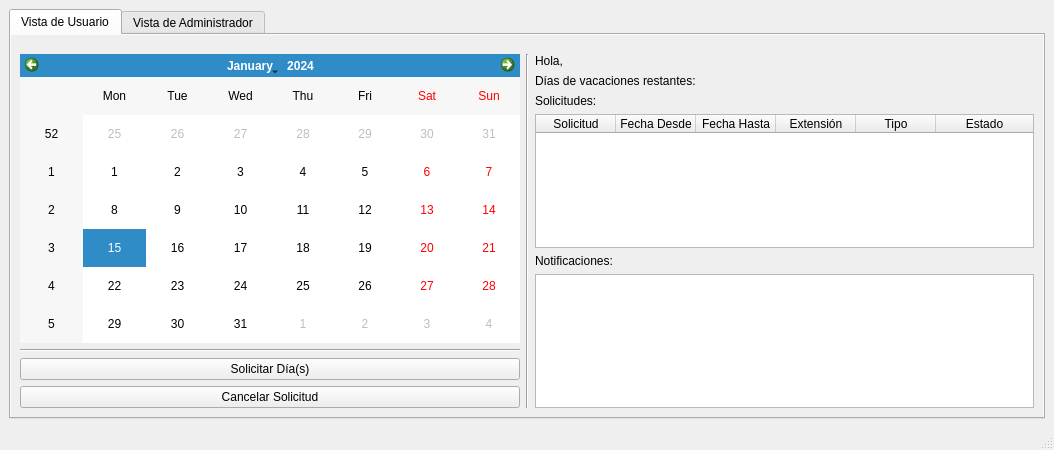
<?xml version="1.0" encoding="UTF-8"?>
<ui version="4.0">
 <class>EmployeeWindow</class>
 <widget class="QMainWindow" name="EmployeeWindow">
  <property name="windowModality">
   <enum>Qt::NonModal</enum>
  </property>
  <property name="geometry">
   <rect>
    <x>0</x>
    <y>0</y>
    <width>1054</width>
    <height>450</height>
   </rect>
  </property>
  <property name="windowTitle">
   <string>Administrador de Licencias 1.0</string>
  </property>
  <property name="windowIcon">
   <iconset resource="../images/Resource_ha.qrc">
    <normaloff>:/F1/fromHelyx/eye16.png</normaloff>:/F1/fromHelyx/eye16.png</iconset>
  </property>
  <widget class="QWidget" name="MainWindowWidget">
   <layout class="QGridLayout" name="gridLayout_2">
    <item row="0" column="0" rowspan="2">
     <widget class="QTabWidget" name="tabWidget">
      <property name="enabled">
       <bool>true</bool>
      </property>
      <property name="autoFillBackground">
       <bool>true</bool>
      </property>
      <property name="tabPosition">
       <enum>QTabWidget::North</enum>
      </property>
      <property name="tabShape">
       <enum>QTabWidget::Rounded</enum>
      </property>
      <property name="currentIndex">
       <number>0</number>
      </property>
      <property name="elideMode">
       <enum>Qt::ElideNone</enum>
      </property>
      <widget class="QWidget" name="tab_employee">
       <property name="autoFillBackground">
        <bool>true</bool>
       </property>
       <attribute name="title">
        <string>Vista de Usuario</string>
       </attribute>
       <layout class="QGridLayout" name="gridLayout">
        <item row="2" column="0">
         <layout class="QGridLayout" name="gridLayout_5">
          <item row="2" column="0">
           <widget class="QPushButton" name="button_cancelRequest">
            <property name="text">
             <string>Cancelar Solicitud</string>
            </property>
            <property name="icon">
             <iconset resource="../images/Resource_ha.qrc">
              <normaloff>:/F1/fromHelyx/win_close16.png</normaloff>:/F1/fromHelyx/win_close16.png</iconset>
            </property>
           </widget>
          </item>
          <item row="1" column="0">
           <widget class="QPushButton" name="button_dayRequest">
            <property name="text">
             <string>Solicitar Día(s)</string>
            </property>
            <property name="icon">
             <iconset resource="../images/Resource_ha.qrc">
              <normaloff>:/F1/fromHelyx/calculator16.png</normaloff>:/F1/fromHelyx/calculator16.png</iconset>
            </property>
           </widget>
          </item>
          <item row="0" column="0">
           <widget class="Line" name="line_2">
            <property name="orientation">
             <enum>Qt::Horizontal</enum>
            </property>
           </widget>
          </item>
         </layout>
        </item>
        <item row="1" column="2" rowspan="2">
         <layout class="QGridLayout" name="gridLayout_3">
          <item row="0" column="0">
           <widget class="QLabel" name="label_presentacion">
            <property name="text">
             <string>Hola,</string>
            </property>
           </widget>
          </item>
          <item row="1" column="0">
           <widget class="QLabel" name="label_2">
            <property name="text">
             <string>Días de vacaciones restantes:</string>
            </property>
           </widget>
          </item>
          <item row="2" column="0">
           <widget class="QLabel" name="label_3">
            <property name="text">
             <string>Solicitudes:</string>
            </property>
           </widget>
          </item>
          <item row="4" column="0">
           <widget class="QLabel" name="label_4">
            <property name="text">
             <string>Notificaciones:</string>
            </property>
           </widget>
          </item>
          <item row="5" column="0">
           <widget class="QTableWidget" name="tableWidget"/>
          </item>
          <item row="3" column="0">
           <widget class="QTableWidget" name="table_solicitudes">
            <attribute name="horizontalHeaderDefaultSectionSize">
             <number>80</number>
            </attribute>
            <attribute name="horizontalHeaderMinimumSectionSize">
             <number>40</number>
            </attribute>
            <attribute name="horizontalHeaderStretchLastSection">
             <bool>true</bool>
            </attribute>
            <attribute name="verticalHeaderVisible">
             <bool>false</bool>
            </attribute>
            <attribute name="verticalHeaderMinimumSectionSize">
             <number>23</number>
            </attribute>
            <column>
             <property name="text">
              <string>Solicitud</string>
             </property>
            </column>
            <column>
             <property name="text">
              <string>Fecha Desde</string>
             </property>
            </column>
            <column>
             <property name="text">
              <string>Fecha Hasta</string>
             </property>
            </column>
            <column>
             <property name="text">
              <string>Extensión</string>
             </property>
            </column>
            <column>
             <property name="text">
              <string>Tipo</string>
             </property>
            </column>
            <column>
             <property name="text">
              <string>Estado</string>
             </property>
            </column>
           </widget>
          </item>
         </layout>
        </item>
        <item row="1" column="1" rowspan="2">
         <widget class="Line" name="line">
          <property name="orientation">
           <enum>Qt::Vertical</enum>
          </property>
         </widget>
        </item>
        <item row="1" column="0">
         <widget class="QCalendarWidget" name="calendario">
          <property name="palette">
           <palette>
            <active>
             <colorrole role="Base">
              <brush brushstyle="SolidPattern">
               <color alpha="255">
                <red>255</red>
                <green>255</green>
                <blue>255</blue>
               </color>
              </brush>
             </colorrole>
             <colorrole role="Window">
              <brush brushstyle="SolidPattern">
               <color alpha="255">
                <red>170</red>
                <green>170</green>
                <blue>255</blue>
               </color>
              </brush>
             </colorrole>
            </active>
            <inactive>
             <colorrole role="Base">
              <brush brushstyle="SolidPattern">
               <color alpha="255">
                <red>255</red>
                <green>255</green>
                <blue>255</blue>
               </color>
              </brush>
             </colorrole>
             <colorrole role="Window">
              <brush brushstyle="SolidPattern">
               <color alpha="255">
                <red>170</red>
                <green>170</green>
                <blue>255</blue>
               </color>
              </brush>
             </colorrole>
            </inactive>
            <disabled>
             <colorrole role="Base">
              <brush brushstyle="SolidPattern">
               <color alpha="255">
                <red>170</red>
                <green>170</green>
                <blue>255</blue>
               </color>
              </brush>
             </colorrole>
             <colorrole role="Window">
              <brush brushstyle="SolidPattern">
               <color alpha="255">
                <red>170</red>
                <green>170</green>
                <blue>255</blue>
               </color>
              </brush>
             </colorrole>
            </disabled>
           </palette>
          </property>
         </widget>
        </item>
        <item row="0" column="0">
         <spacer name="verticalSpacer">
          <property name="orientation">
           <enum>Qt::Vertical</enum>
          </property>
          <property name="sizeType">
           <enum>QSizePolicy::Fixed</enum>
          </property>
          <property name="sizeHint" stdset="0">
           <size>
            <width>20</width>
            <height>10</height>
           </size>
          </property>
         </spacer>
        </item>
       </layout>
      </widget>
      <widget class="QWidget" name="tab_admin">
       <property name="enabled">
        <bool>true</bool>
       </property>
       <property name="autoFillBackground">
        <bool>true</bool>
       </property>
       <attribute name="title">
        <string>Vista de Administrador</string>
       </attribute>
       <layout class="QGridLayout" name="gridLayout_4">
        <item row="2" column="3" rowspan="2">
         <layout class="QVBoxLayout" name="widgetsLayout"/>
        </item>
        <item row="4" column="1">
         <spacer name="verticalSpacer_3">
          <property name="orientation">
           <enum>Qt::Vertical</enum>
          </property>
          <property name="sizeType">
           <enum>QSizePolicy::Fixed</enum>
          </property>
          <property name="sizeHint" stdset="0">
           <size>
            <width>20</width>
            <height>10</height>
           </size>
          </property>
         </spacer>
        </item>
        <item row="3" column="4">
         <spacer name="horizontalSpacer_4">
          <property name="orientation">
           <enum>Qt::Horizontal</enum>
          </property>
          <property name="sizeType">
           <enum>QSizePolicy::Fixed</enum>
          </property>
          <property name="sizeHint" stdset="0">
           <size>
            <width>10</width>
            <height>20</height>
           </size>
          </property>
         </spacer>
        </item>
        <item row="2" column="2">
         <spacer name="horizontalSpacer">
          <property name="orientation">
           <enum>Qt::Horizontal</enum>
          </property>
          <property name="sizeType">
           <enum>QSizePolicy::Fixed</enum>
          </property>
          <property name="sizeHint" stdset="0">
           <size>
            <width>10</width>
            <height>20</height>
           </size>
          </property>
         </spacer>
        </item>
        <item row="2" column="0">
         <spacer name="horizontalSpacer_2">
          <property name="orientation">
           <enum>Qt::Horizontal</enum>
          </property>
          <property name="sizeType">
           <enum>QSizePolicy::Fixed</enum>
          </property>
          <property name="sizeHint" stdset="0">
           <size>
            <width>10</width>
            <height>20</height>
           </size>
          </property>
         </spacer>
        </item>
        <item row="0" column="3">
         <spacer name="verticalSpacer_2">
          <property name="orientation">
           <enum>Qt::Vertical</enum>
          </property>
          <property name="sizeType">
           <enum>QSizePolicy::Fixed</enum>
          </property>
          <property name="sizeHint" stdset="0">
           <size>
            <width>20</width>
            <height>10</height>
           </size>
          </property>
         </spacer>
        </item>
        <item row="2" column="1" rowspan="2">
         <widget class="QListWidget" name="adminListWidget">
          <property name="sizePolicy">
           <sizepolicy hsizetype="Fixed" vsizetype="Expanding">
            <horstretch>0</horstretch>
            <verstretch>0</verstretch>
           </sizepolicy>
          </property>
          <property name="maximumSize">
           <size>
            <width>140</width>
            <height>16777215</height>
           </size>
          </property>
          <property name="currentRow">
           <number>0</number>
          </property>
          <item>
           <property name="text">
            <string>Solicitudes</string>
           </property>
           <property name="icon">
            <iconset resource="../images/Resource_ha.qrc">
             <normaloff>:/F1/fromHelyx/parMap16.png</normaloff>:/F1/fromHelyx/parMap16.png</iconset>
           </property>
          </item>
          <item>
           <property name="text">
            <string>Empleados</string>
           </property>
           <property name="icon">
            <iconset resource="../images/Resource_ha.qrc">
             <normaloff>:/F1/fromHelyx/homeFolder16.png</normaloff>:/F1/fromHelyx/homeFolder16.png</iconset>
           </property>
          </item>
          <item>
           <property name="text">
            <string>Notificaciones</string>
           </property>
           <property name="icon">
            <iconset resource="../images/Resource_ha.qrc">
             <normaloff>:/F1/fromHelyx/file16.png</normaloff>:/F1/fromHelyx/file16.png</iconset>
           </property>
          </item>
          <item>
           <property name="text">
            <string>Histórico</string>
           </property>
           <property name="icon">
            <iconset resource="../images/Resource_ha.qrc">
             <normaloff>:/F1/fromHelyx/monitoringFunction16.png</normaloff>:/F1/fromHelyx/monitoringFunction16.png</iconset>
           </property>
           <property name="flags">
            <set>ItemIsSelectable|ItemIsDragEnabled|ItemIsUserCheckable</set>
           </property>
          </item>
         </widget>
        </item>
       </layout>
      </widget>
     </widget>
    </item>
   </layout>
  </widget>
  <widget class="QStatusBar" name="statusbar"/>
  <widget class="QMenuBar" name="menubar">
   <property name="geometry">
    <rect>
     <x>0</x>
     <y>0</y>
     <width>1054</width>
     <height>19</height>
    </rect>
   </property>
  </widget>
  <action name="actionVista_de_Administrador">
   <property name="text">
    <string>Vista de Administrador</string>
   </property>
  </action>
  <action name="actionVista_de_Usuario">
   <property name="text">
    <string>Vista de Usuario</string>
   </property>
  </action>
 </widget>
 <resources>
  <include location="../images/Resource_ha.qrc"/>
 </resources>
 <connections>
  <connection>
   <sender>button_dayRequest</sender>
   <signal>pressed()</signal>
   <receiver>EmployeeWindow</receiver>
   <slot>requestDay()</slot>
   <hints>
    <hint type="sourcelabel">
     <x>187</x>
     <y>373</y>
    </hint>
    <hint type="destinationlabel">
     <x>324</x>
     <y>180</y>
    </hint>
   </hints>
  </connection>
  <connection>
   <sender>button_cancelRequest</sender>
   <signal>pressed()</signal>
   <receiver>EmployeeWindow</receiver>
   <slot>cancelRequest()</slot>
   <hints>
    <hint type="sourcelabel">
     <x>199</x>
     <y>406</y>
    </hint>
    <hint type="destinationlabel">
     <x>373</x>
     <y>183</y>
    </hint>
   </hints>
  </connection>
  <connection>
   <sender>adminListWidget</sender>
   <signal>currentItemChanged(QListWidgetItem*,QListWidgetItem*)</signal>
   <receiver>EmployeeWindow</receiver>
   <slot>updateCaseSetup(QListWidgetItem*)</slot>
   <hints>
    <hint type="sourcelabel">
     <x>105</x>
     <y>234</y>
    </hint>
    <hint type="destinationlabel">
     <x>526</x>
     <y>224</y>
    </hint>
   </hints>
  </connection>
 </connections>
 <slots>
  <slot>requestDay()</slot>
  <slot>cancelRequest()</slot>
  <slot>changeView()</slot>
  <slot>updateCaseSetup(QListWidgetItem*)</slot>
 </slots>
</ui>
